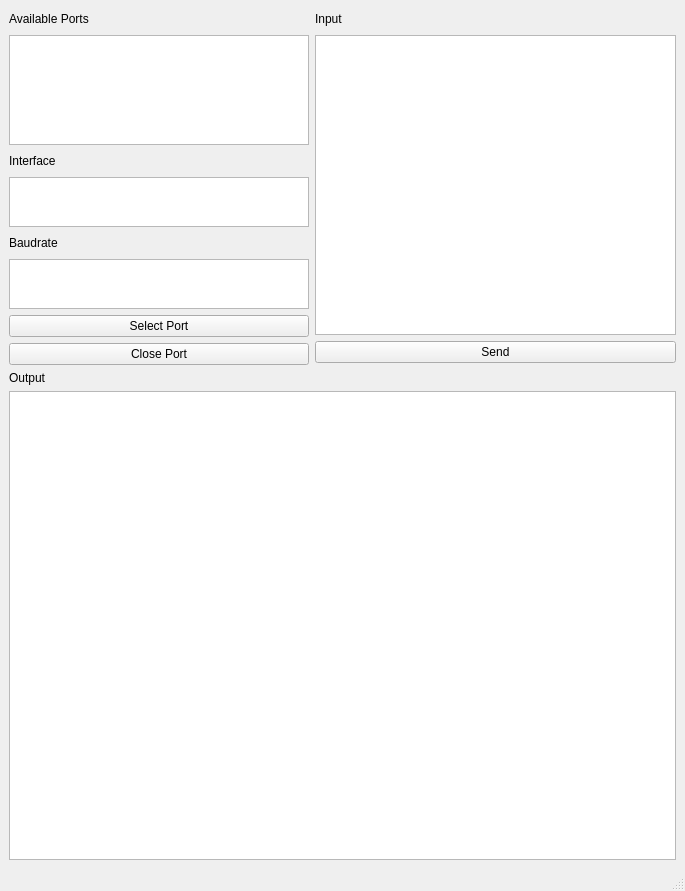
<?xml version="1.0" encoding="UTF-8"?>
<ui version="4.0">
 <class>MainWindow</class>
 <widget class="QMainWindow" name="MainWindow">
  <property name="geometry">
   <rect>
    <x>0</x>
    <y>0</y>
    <width>685</width>
    <height>891</height>
   </rect>
  </property>
  <property name="windowTitle">
   <string>MainWindow</string>
  </property>
  <widget class="QWidget" name="centralwidget">
   <layout class="QHBoxLayout" name="horizontalLayout_2">
    <item>
     <layout class="QVBoxLayout" name="verticalLayout_4">
      <item>
       <layout class="QHBoxLayout" name="horizontalLayout">
        <item>
         <layout class="QVBoxLayout" name="verticalLayout">
          <item>
           <widget class="QLabel" name="label_2">
            <property name="maximumSize">
             <size>
              <width>16777215</width>
              <height>20</height>
             </size>
            </property>
            <property name="text">
             <string>Available Ports</string>
            </property>
           </widget>
          </item>
          <item>
           <widget class="QListWidget" name="portSelect">
            <property name="maximumSize">
             <size>
              <width>300</width>
              <height>110</height>
             </size>
            </property>
           </widget>
          </item>
          <item>
           <widget class="QLabel" name="label_5">
            <property name="maximumSize">
             <size>
              <width>300</width>
              <height>20</height>
             </size>
            </property>
            <property name="text">
             <string>Interface</string>
            </property>
           </widget>
          </item>
          <item>
           <widget class="QListWidget" name="interfaceChoose">
            <property name="maximumSize">
             <size>
              <width>300</width>
              <height>50</height>
             </size>
            </property>
           </widget>
          </item>
          <item>
           <widget class="QLabel" name="label_4">
            <property name="maximumSize">
             <size>
              <width>300</width>
              <height>20</height>
             </size>
            </property>
            <property name="text">
             <string>Baudrate</string>
            </property>
           </widget>
          </item>
          <item>
           <widget class="QListWidget" name="baudChoose">
            <property name="maximumSize">
             <size>
              <width>300</width>
              <height>50</height>
             </size>
            </property>
           </widget>
          </item>
          <item>
           <widget class="QPushButton" name="selectButton">
            <property name="text">
             <string>Select Port</string>
            </property>
           </widget>
          </item>
          <item>
           <widget class="QPushButton" name="closeButton">
            <property name="text">
             <string>Close Port</string>
            </property>
           </widget>
          </item>
         </layout>
        </item>
        <item>
         <layout class="QVBoxLayout" name="verticalLayout_2">
          <item>
           <widget class="QLabel" name="label_3">
            <property name="maximumSize">
             <size>
              <width>16777215</width>
              <height>20</height>
             </size>
            </property>
            <property name="text">
             <string>Input </string>
            </property>
           </widget>
          </item>
          <item>
           <widget class="QTextEdit" name="input">
            <property name="maximumSize">
             <size>
              <width>16777215</width>
              <height>300</height>
             </size>
            </property>
           </widget>
          </item>
          <item>
           <widget class="QPushButton" name="pushButton">
            <property name="text">
             <string>Send</string>
            </property>
           </widget>
          </item>
         </layout>
        </item>
       </layout>
      </item>
      <item>
       <layout class="QVBoxLayout" name="verticalLayout_3">
        <item>
         <widget class="QLabel" name="label">
          <property name="text">
           <string>Output</string>
          </property>
         </widget>
        </item>
        <item>
         <widget class="QTextEdit" name="output"/>
        </item>
       </layout>
      </item>
     </layout>
    </item>
   </layout>
  </widget>
  <widget class="QMenuBar" name="menubar">
   <property name="geometry">
    <rect>
     <x>0</x>
     <y>0</y>
     <width>685</width>
     <height>22</height>
    </rect>
   </property>
  </widget>
  <widget class="QStatusBar" name="statusbar"/>
 </widget>
 <resources/>
 <connections/>
</ui>
